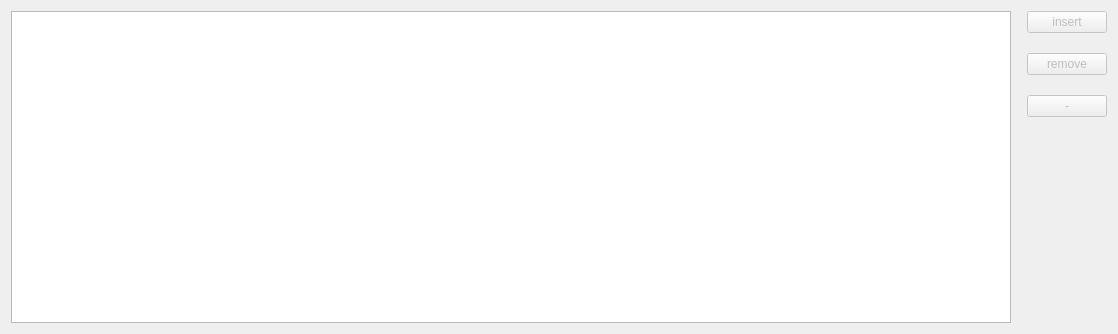
<?xml version="1.0" encoding="UTF-8"?>
<ui version="4.0">
 <class>TableViewWidgetClass</class>
 <widget class="QWidget" name="TableViewWidgetClass">
  <property name="geometry">
   <rect>
    <x>0</x>
    <y>0</y>
    <width>1118</width>
    <height>334</height>
   </rect>
  </property>
  <property name="windowTitle">
   <string>TableViewWidget</string>
  </property>
  <layout class="QVBoxLayout" name="verticalLayout_2">
   <item>
    <layout class="QHBoxLayout" name="horizontalLayout">
     <item>
      <widget class="ATableView" name="table_view"/>
     </item>
     <item>
      <spacer name="horizontalSpacer">
       <property name="orientation">
        <enum>Qt::Horizontal</enum>
       </property>
       <property name="sizeType">
        <enum>QSizePolicy::Fixed</enum>
       </property>
       <property name="sizeHint" stdset="0">
        <size>
         <width>10</width>
         <height>20</height>
        </size>
       </property>
      </spacer>
     </item>
     <item>
      <layout class="QVBoxLayout" name="verticalLayout">
       <item>
        <layout class="QGridLayout" name="gridLayout">
         <property name="verticalSpacing">
          <number>20</number>
         </property>
         <item row="0" column="0">
          <widget class="QPushButton" name="push_btn_insert">
           <property name="enabled">
            <bool>false</bool>
           </property>
           <property name="text">
            <string>insert</string>
           </property>
          </widget>
         </item>
         <item row="1" column="0">
          <widget class="QPushButton" name="push_btn_remove">
           <property name="enabled">
            <bool>false</bool>
           </property>
           <property name="text">
            <string>remove</string>
           </property>
          </widget>
         </item>
         <item row="2" column="0">
          <widget class="QPushButton" name="push_btn_carry">
           <property name="enabled">
            <bool>false</bool>
           </property>
           <property name="text">
            <string>-</string>
           </property>
          </widget>
         </item>
        </layout>
       </item>
       <item>
        <spacer name="verticalSpacer">
         <property name="orientation">
          <enum>Qt::Vertical</enum>
         </property>
         <property name="sizeHint" stdset="0">
          <size>
           <width>20</width>
           <height>40</height>
          </size>
         </property>
        </spacer>
       </item>
      </layout>
     </item>
    </layout>
   </item>
  </layout>
 </widget>
 <layoutdefault spacing="6" margin="11"/>
 <customwidgets>
  <customwidget>
   <class>ATableView</class>
   <extends>QTableView</extends>
   <header>atableview.h</header>
  </customwidget>
 </customwidgets>
 <resources/>
 <connections/>
</ui>
